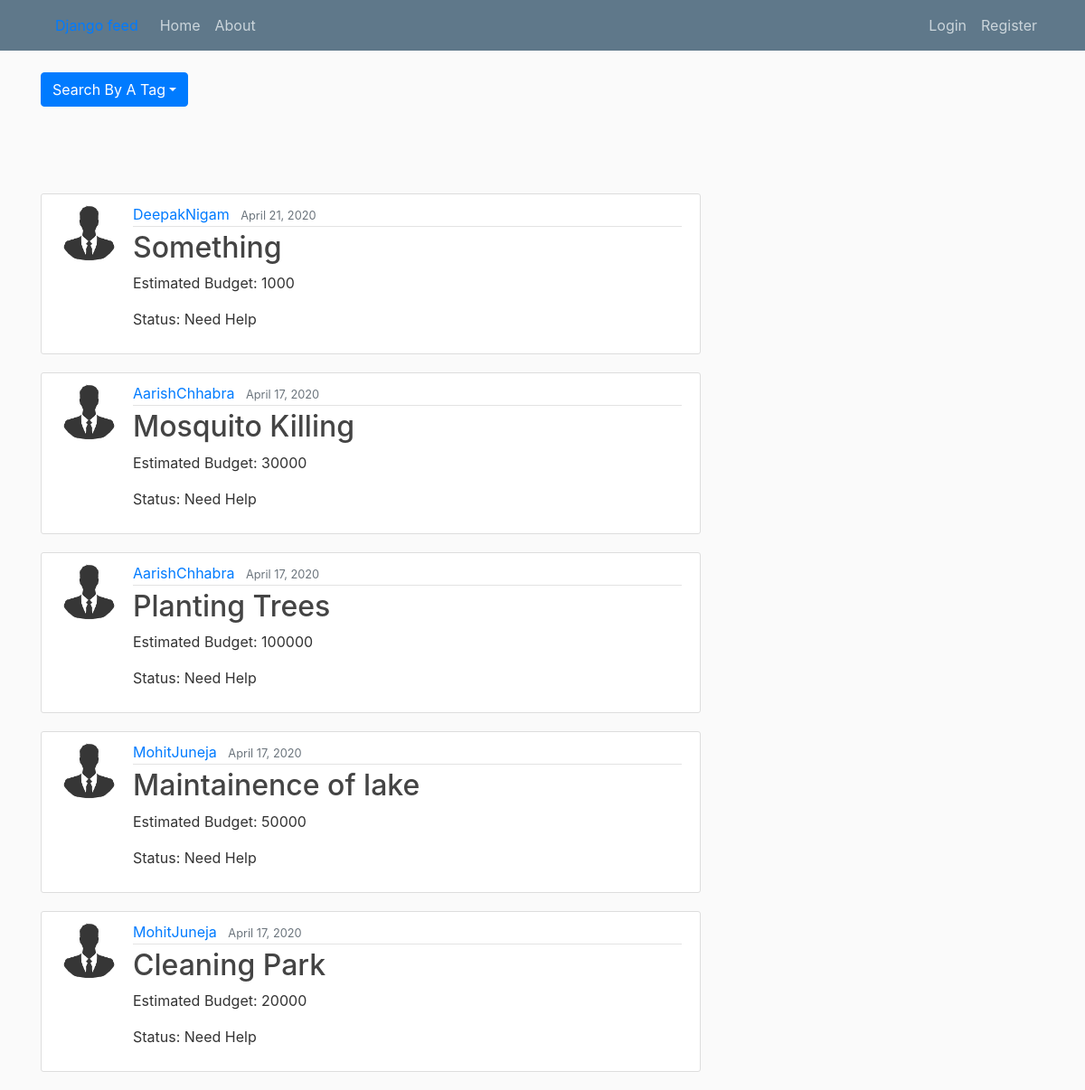
The page / on the database its author committed.
### feed/models.py (models this page shows, shortened)
class service(models.Model):
	title = models.CharField(max_length=100)
	content = models.TextField()
	tags = TaggableManager()
	created_by = models.ForeignKey(User,on_delete=models.CASCADE,related_name="creator")
	date_of_creation = models.DateTimeField(default=timezone.now)
	status = models.CharField(max_length=100,default="Need Help")
	provider = models.ForeignKey(User,on_delete=models.CASCADE,blank=True,null=True,related_name="assignee")
	estimate_budget = models.IntegerField()
	expected_date_of_completion = models.DateTimeField()
	service_pre_Img = models.ImageField(default='default_incomplete.png',upload_to='before_service/')
	complete_info = models.TextField(default="Service Completed")
	service_post_Img = models.ImageField(default='default_incomplete.png',upload_to='after_service/')

### users/models.py (models this page shows, shortened)
class Profile(models.Model):
	user = models.OneToOneField(User, on_delete=models.CASCADE)
	image = models.ImageField(default='default.png',upload_to="profile_pics")

### feed/views.py (the view)
# urls.py: path('', PostListView.as_view(), name='feed-home'),
class PostListView(FormMixin, ListView):
	model = service
	template_name = 'feed/home.html'  # <app>/<model>_<viewtype>.html
	context_object_name = 'posts'
	paginate_by = 5
	form_class = search_form
	def get_queryset(self):
		return service.objects.filter(status="Need Help").order_by('-date_of_creation')
	def get_context_data(self, **kwargs):
		context = super().get_context_data(**kwargs)
		context['tags'] = all_tags
		return context

### feed/templates/feed/home.html (shortened to what this page needs)
{% extends "feed/base.html" %}
{% load crispy_forms_tags %}
{% block content %}
	<div class="dropdown">
  <button class="btn btn-primary dropdown-toggle" type="button" id="dropdownMenu1" data-toggle="dropdown"
    aria-haspopup="true" aria-expanded="false">Search By A Tag</button>
</div>
	<br>
	<br>
    <br>
    <br>
	{% for post in posts %}
		<article class="media content-section">
			<img class = "rounded-circle article-img" src="{{ post.created_by.profile.image.url }}">
		  <div class="media-body">
		    <div class="article-metadata">
		      <a class="mr-2" href="{% url 'user-posts' post.created_by.username %}">{{ post.created_by }}</a>
		      <small class="text-muted">{{ post.date_of_creation|date:"F d, Y" }}</small>
		    </div>
		    <h2><a class="article-title" href="{% url 'post-detail' post.id %}">{{ post.title }}</a></h2>
		    <p class="article-content">Estimated Budget: {{ post.estimate_budget }}</p>
		    <p class="article-content">Status: {{post.status }}</p>
		  </div>
		</article>
	{% endfor %}
{% endblock content %}

### feed/static/feed/main.css (style rules this page uses)
body { background: #fafafa; color: #333333; margin-top: 5rem; }
h1, h2, h3, h4, h5, h6 { color: #444444; }
.content-section { background: #ffffff; padding: 10px 20px; border: 1px solid #dddddd; border-radius: 3px; margin-bottom: 20px; }
.article-title { color: #444444; }
.article-content { white-space: pre-line; }
.article-img { height: 65px; width: 65px; margin-right: 16px; }
.article-metadata { padding-bottom: 1px; margin-bottom: 4px; border-bottom: 1px solid #e3e3e3 }

### rows shown on the page
service: created_by.profile.image (placeholder picture), created_by "DeepakNigam", date_of_creation "April 21, 2020", title "Something", estimate_budget "1000", status "Need Help"
service: created_by.profile.image (placeholder picture), created_by "AarishChhabra", date_of_creation "April 17, 2020", title "Mosquito Killing", estimate_budget "30000", status "Need Help"
service: created_by.profile.image (placeholder picture), created_by "AarishChhabra", date_of_creation "April 17, 2020", title "Planting Trees", estimate_budget "100000", status "Need Help"
service: created_by.profile.image (placeholder picture), created_by "MohitJuneja", date_of_creation "April 17, 2020", title "Maintainence of lake", estimate_budget "50000", status "Need Help"
service: created_by.profile.image (placeholder picture), created_by "MohitJuneja", date_of_creation "April 17, 2020", title "Cleaning Park", estimate_budget "20000", status "Need Help"
